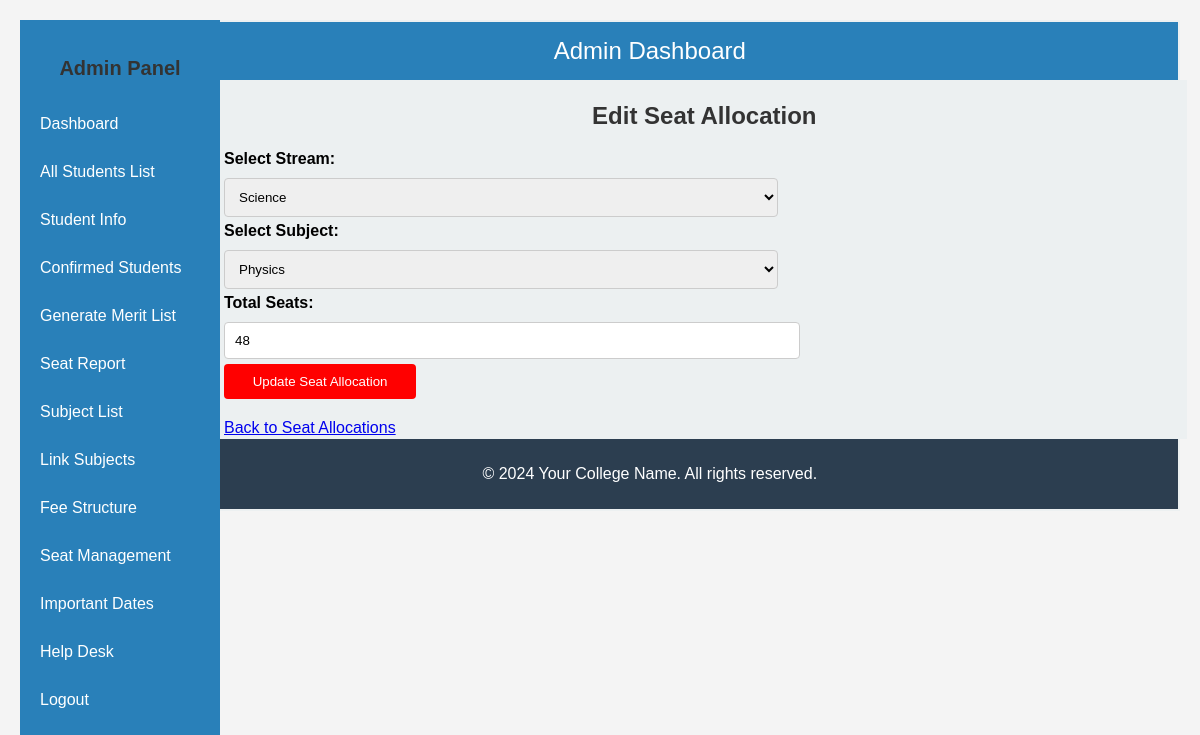
The page /admin/seat_edit.php?id=1 (signed in) on the database its author committed.
### tables this page shows
CREATE TABLE `seats` (
  `id` int(11) NOT NULL,
  `stream_id` int(11) NOT NULL,
  `subject_id` int(11) NOT NULL,
  `total_seats` int(11) NOT NULL,
  `general_seats` int(11) NOT NULL,
  `obc_seats` int(11) NOT NULL,
  `sc_seats` int(11) NOT NULL,
  `st_seats` int(11) NOT NULL,
  `created_at` timestamp NOT NULL DEFAULT current_timestamp(),
  `updated_at` timestamp NOT NULL DEFAULT current_timestamp() ON UPDATE current_timestamp()
);

CREATE TABLE `streams` (
  `id` int(11) NOT NULL,
  `stream_name` varchar(255) NOT NULL,
  `created_at` timestamp NOT NULL DEFAULT current_timestamp(),
  `updated_at` timestamp NOT NULL DEFAULT current_timestamp() ON UPDATE current_timestamp()
);

CREATE TABLE `subjects` (
  `id` int(11) NOT NULL,
  `subject_name` varchar(255) NOT NULL,
  `stream_id` int(11) NOT NULL,
  `created_at` timestamp NOT NULL DEFAULT current_timestamp(),
  `updated_at` timestamp NOT NULL DEFAULT current_timestamp() ON UPDATE current_timestamp()
);

### admin/seat_edit.php (the view, shortened to what this page needs)
<?php
include('header.php');
include('../db/db_connect.php');
$stream_id = '';
$subject_id = '';
$total_seats = '';
if (isset($_GET['id'])) {
    $seat_id = $_GET['id'];
    $seat_query = "SELECT * FROM seats WHERE id = '$seat_id'";
    $seat_result = $conn->query($seat_query);
    $seat_data = $seat_result->fetch_assoc();
    if ($seat_data) {
        $stream_id = $seat_data['stream_id'];
        $subject_id = $seat_data['subject_id'];
        $total_seats = $seat_data['total_seats'];
    }
}
$streams_query = "SELECT * FROM streams";
$subjects_query = "SELECT * FROM subjects";
$streams_result = $conn->query($streams_query);
$subjects_result = $conn->query($subjects_query);
?>
<div class="main-content">
    <h2>Edit Seat Allocation</h2>
    <form method="POST" action="">
        <label for="stream_id">Select Stream:</label>
        <select name="stream_id" id="stream_id" required>
            <?php while ($row = $streams_result->fetch_assoc()): ?>
                <option value="<?php echo $row['id']; ?>" <?php echo ($row['id'] == $stream_id) ? 'selected' : ''; ?>><?php echo $row['stream_name']; ?></option>
            <?php endwhile; ?>
        </select>
        <label for="subject_id">Select Subject:</label>
        <select name="subject_id" id="subject_id" required>
            <?php while ($row = $subjects_result->fetch_assoc()): ?>
                <option value="<?php echo $row['id']; ?>" <?php echo ($row['id'] == $subject_id) ? 'selected' : ''; ?>><?php echo $row['subject_name']; ?></option>
            <?php endwhile; ?>
        </select>
        <label for="total_seats">Total Seats:</label>
        <input type="number" name="total_seats" id="total_seats" value="<?php echo $total_seats; ?>" required>
        <button type="submit">Update Seat Allocation</button>
    </form>
    <a href="seat_list.php">Back to Seat Allocations</a>
</div>
<?php
include('footer.php');
?>

### css/style.css (style rules this page uses)
body { margin: 0; font-family: Arial, sans-serif; }
.main-content { margin-left: 100px; padding: 2px; width:91% ; background-color: #ecf0f1; }
h2 { font-size: 24px; margin-bottom: 20px; }
form { margin-bottom: 20px; }
label { display: block; margin-bottom: 5px; font-weight: bold; }
form { background-color: ; }
body { font-family: Arial, sans-serif; background-color: #f4f4f4; margin: 0; padding: 20px; }
h2 { text-align: center; color: #333; }
input[type="text"], input[type="email"], input[type="password"], input[type="number"], select, textarea { width: calc(60% - 22px); padding: 10px; margin: 5px 0; border: 1px solid #ccc; border-radius: 4px; }
button { display: block; width: 20%; padding: 10px; background-color: red; color: white; border: none; border-radius: 4px; cursor: pointer; }

### rows shown on the page
seats: stream_id "Science", subject_id "Physics", total_seats "48"
